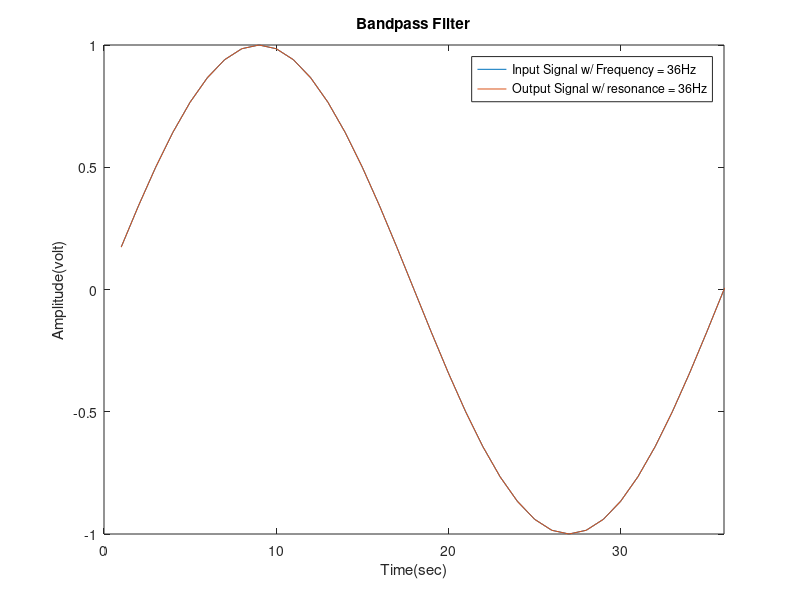

The MATLAB script that drew this image:
clear
clf

% Fmax = 35;
% T = 1/Fmax;                                 % carrier period
% sample_rate = Fmax*2;                       % # of samples per carrier period (T)
% t = 0:T/sample_rate:(30*T - T/sample_rate); % same # of samples no matter what Fc

t = 1:1:200;

for Fc = 32:36;                       % carrier frequency
    
%     sigA = sin(2*pi*t*Fc);          % no idea why this doesn't work when using real time steps
    sigA = sin(2*pi*t/Fc);


% Filter
% DON'T change the filter properties, you test the output response by
% altering the input frequency
% if sample_rate = 20, and Fc = 10 Hz then interval should be 20 * 10 = 200 sample interval 
    
    resonant_freq = 36;
    % interval should really = filter resonant frequency * sample_rate 
    % (in homework sample rate is usually 1 per second so this term was invisible)
    interval = resonant_freq;     % sample average interval 
    % number of samples used in average should really = filter bandwidth * sample_rate
    % (basically the number of 'cycles' to include)
    num_samples = 4;              % num samples to use in average
    sigA_out = [];
    for i=1:length(t)

        sumA = sigA(i);
        for j=1:(num_samples-1)
            % what do you do when run out of samples in signal for the averaging?
            % use zero? stop running experiment cuz this wouldn't happen IRL?
            if (i+(j*interval)) > length(t)   
                sumA = sumA + 0;
            else  % average normally
                sumA = sumA + sigA(i+(j*interval));
            end
        end
        avrgA = sumA / num_samples;

        sigA_out = [sigA_out avrgA];
    end


    % Plot
    clf
    plot(t,sigA)
    hold on
    plot(t,sigA_out)
    xlim([0 resonant_freq]); 
    title ('Bandpass Filter');
    xlabel('Time(sec)');
    ylabel('Amplitude(volt)');
    legend(['Input Signal w/ Frequency = ',num2str(Fc),'Hz'],['Output Signal w/ resonance = ',num2str(resonant_freq),'Hz']);
    drawnow
    pause(1)
    
end

mag = abs(max(sigA_out))/abs(max(sigA))
[c,lag]=xcorr(sigA,sigA_out);
[maxC,I]=max(c);
sample_lag = lag(I)
